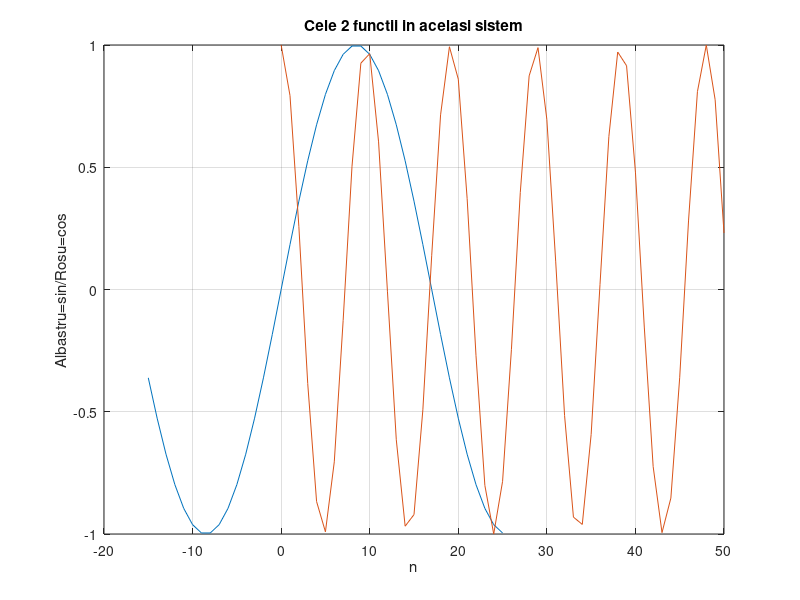
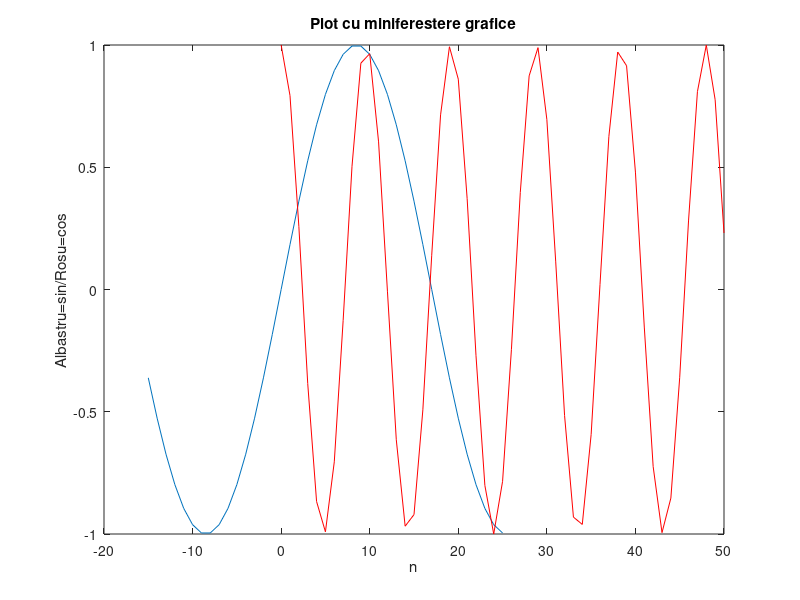
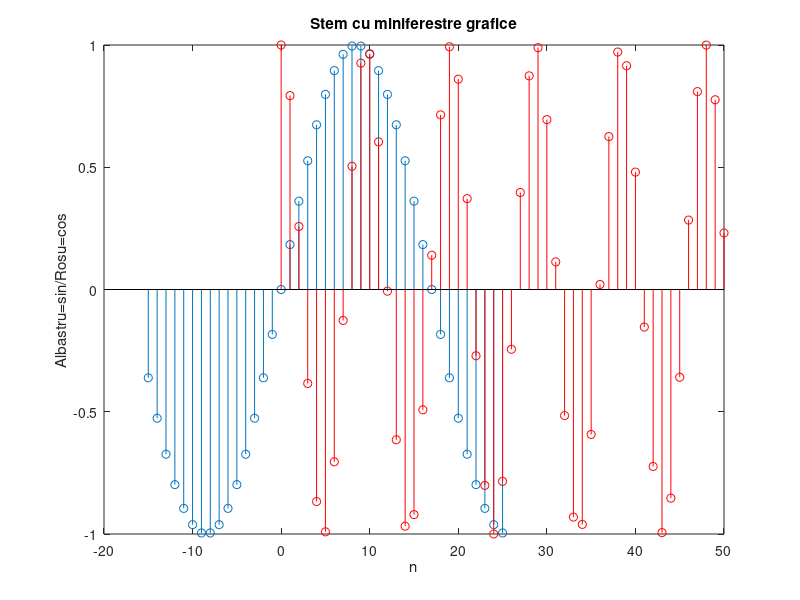

Here is the MATLAB script that generated these plots, in order:
n1 = -15:25;
n2 = 0:50;
x1 = sin((pi/17)*n1);
x2 = cos((pi/sqrt(23))*n2);
figure(1)
plot(n1,x1,n2,x2),title('Cele 2 functii in acelasi sistem'),grid, xlabel('n'), ylabel('Albastru=sin/Rosu=cos')
figure(2)
plot(n1,x1),title('Plot cu miniferestere grafice'),grid,xlabel('n')
hold on
plot(n2, x2, 'r'), grid, xlabel('n'), ylabel('Albastru=sin/Rosu=cos')
hold off
figure(3)
stem(n1,x1),title('Stem cu miniferestre grafice'),grid,xlabel('n'),ylabel('Albastru=sin/Rosu=cos')
hold on
stem(n2, x2, 'r'), grid, xlabel('n')
hold off
%Prin intermediul functiei stem nu putem reprezenta pe acelasi grafic 
%dintr-o singura comanda atat functia sinus cat si functia cosinus,
%dar putem sa folosim 2 "miniferestre" grafice pe care le putem suprapune,
%astfel incat sa avem in acelasi graficele 2 functii